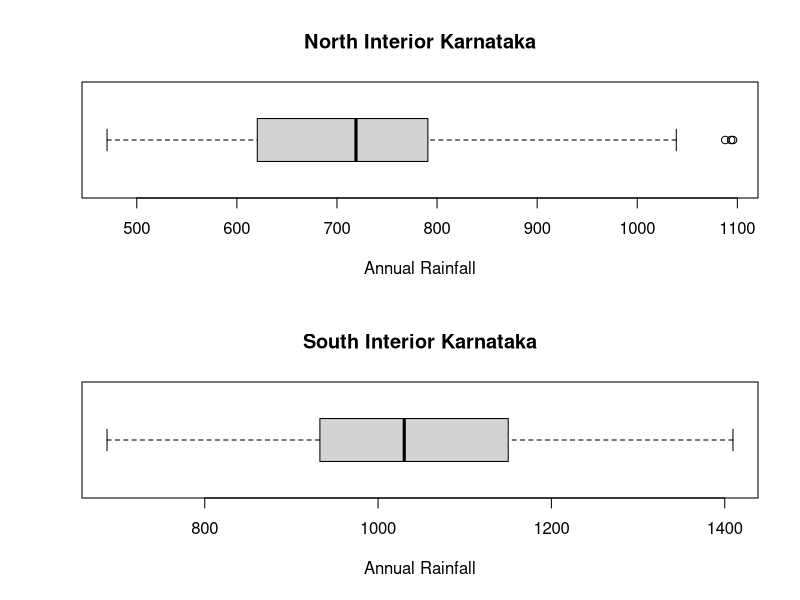
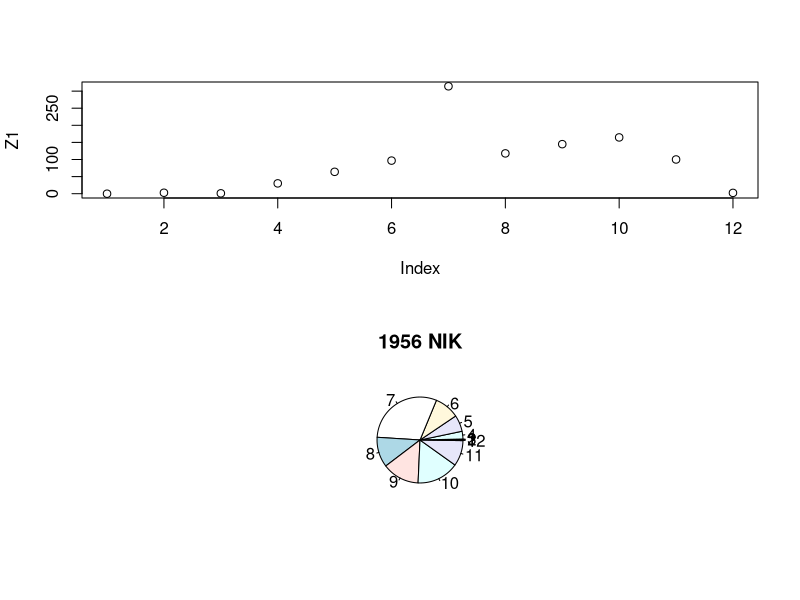

The R script that drew these images, in order: (Note: this script raises an error after producing the figures.)
X <- read.csv("Data/RainfallData.csv", header=TRUE, na.strings = TRUE)
Columns <- c("JAN","FEB","MAR","APR","MAY","JUN",
             "JUL","AUG","SEP","OCT","NOV","DEC",
             "ANNUAL","JF","MAM","JJAS","OND")
X[Columns] <- sapply(X[Columns], as.numeric)
NIK <- subset(X, SUBDIVISION == "North Interior Karnataka")

SIK <- subset(X,SUBDIVISION=="South Interior Karnataka")
par(mfrow=c(2,1))
boxplot(NIK$ANNUAL,main="North Interior Karnataka",xlab="Annual Rainfall",horizontal = TRUE)
boxplot(SIK$ANNUAL,main="South Interior Karnataka",xlab="Annual Rainfall",horizontal = TRUE)

Y <- subset(NIK, ANNUAL > 1000)
View(Y)

Z1 <- as.numeric(X[3777,Columns[1:12]])
plot(Z1)

pie(Z1, main = "1956 NIK") 
r <- c("JAN"=N56$JAN, "FEB"=N56$FEB, "MAR"=N56$MAR)
pie(r, main = "NIK 1956 FIRST THREE MONTHS")
